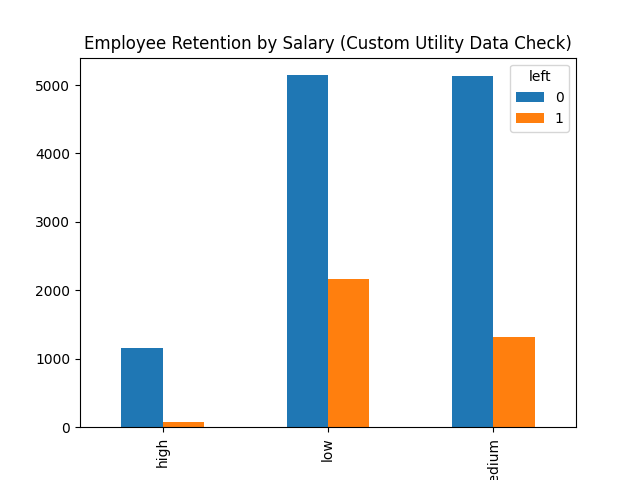

Source code (Python):
import os
import sys
import pandas as pd
import numpy as np
import matplotlib.pyplot as plt
import seaborn as sns
from sklearn.linear_model import LogisticRegression as SklearnLR

# No sklearn model_selection imports anymore!
sys.path.append(os.path.abspath(os.path.join(os.path.dirname(__file__), '../../../')))
from logistic_regression import LogisticRegression
from utils.data_preprocessing import clean_data, one_hot_encode, train_test_split_custom

def run_hr_analysis():
    current_dir = os.path.dirname(os.path.abspath(__file__))
    data_path = os.path.join(current_dir, "../../data/hr.csv")
    
    # 1. Load & Encode (Independent)
    df = clean_data(pd.read_csv(data_path))
    df_encoded = one_hot_encode(df, ['salary'])
    
    # 2. Feature Selection
    features = ['satisfaction_level', 'average_montly_hours', 'promotion_last_5years', 
                'salary_low', 'salary_medium', 'salary_high']
    X, y = df_encoded[features].values, df_encoded['left'].values
    
    # 3. Split (Independent)
    X_train, X_test, y_train, y_test = train_test_split_custom(X, y, test_size=0.2, random_state=42)
    
    # 4. Model (Scaled for stability)
    model = LogisticRegression(learning_rate=0.001, iterations=10000)
    X_train_scaled = X_train / X_train.max(axis=0)
    X_test_scaled = X_test / X_train.max(axis=0)
    
    model.fit(X_train_scaled, y_train)
    
    # 5. Result
    y_pred = model.predict(X_test_scaled)
    accuracy = np.mean(y_test == y_pred)
    
    print("--- HR Retention Independent Analysis (No Sklearn Utilities) ---")
    print(f"Dataset Split: {len(X_train)} Train, {len(X_test)} Test")
    print(f"Logistic Regression Accuracy: {accuracy:.4f}")
    
    # 6. Sklearn Baseline Comparison
    sk_model = SklearnLR(max_iter=10000).fit(X_train_scaled, y_train)
    sk_accuracy = sk_model.score(X_test_scaled, y_test)
    print(f"Sklearn Accuracy (Baseline): {sk_accuracy:.4f}")
    
    if np.isclose(accuracy, sk_accuracy, atol=0.05):
        print("✅ Comparison successful: Custom model is near Sklearn baseline.")
    
    # 7. Visualization
    plt.figure(figsize=(10, 6))
    pd.crosstab(df.salary, df.left).plot(kind='bar')
    plt.title("Employee Retention by Salary (Custom Utility Data Check)")
    plt.savefig(os.path.join(current_dir, "example_hr_analysis.png"))
    print(f"\nVisual Analysis Plot generated in: {current_dir}")

if __name__ == "__main__":
    run_hr_analysis()
